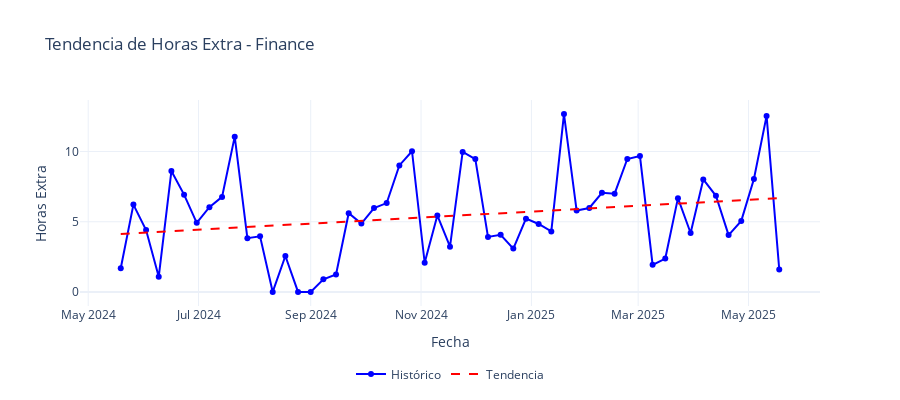
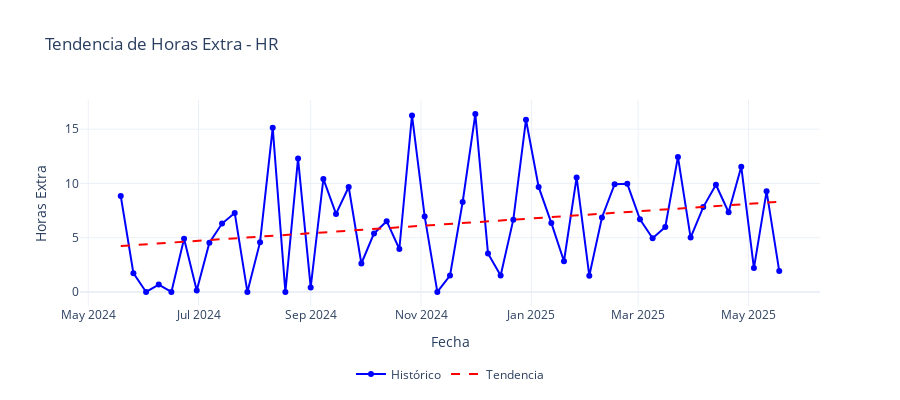
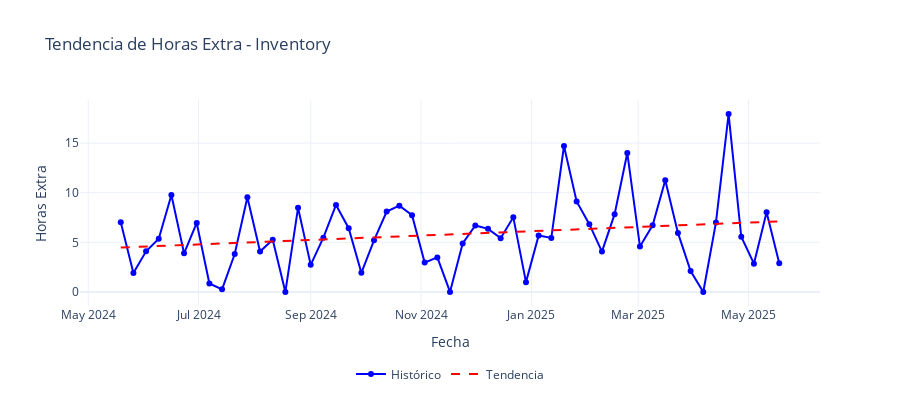
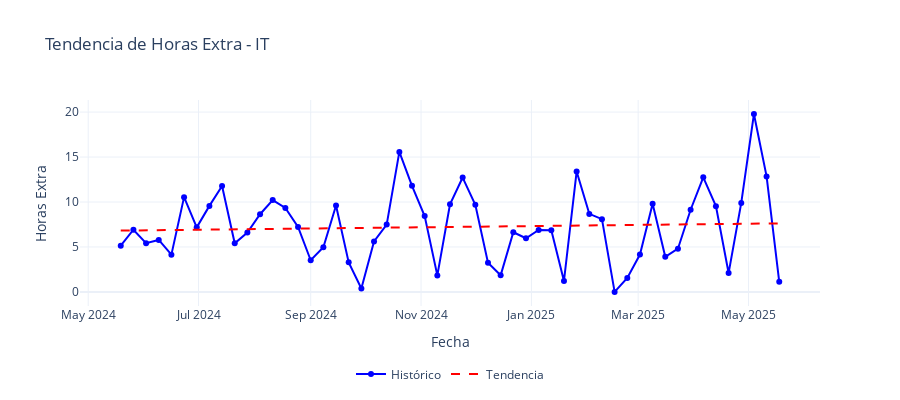

The notebook cell these images were saved under, in order:
### Markdown cell above
### 3.1. Evaluación de Estacionaridad (Dickey-Fuller Test)

### Code cell
def Prueba_Dickey_Fuller(series, department, column_name):
    """
    Realiza la prueba de Dickey-Fuller para analizar estacionaridad
    """
    print(f'\nAnálisis de Estacionalidad para {department}')
    print(f'Resultados de la prueba de Dickey-Fuller para columna: {column_name}')
    
    # Realizar la prueba de Dickey-Fuller
    dftest = adfuller(series, autolag='AIC')
    
    # Crear una serie de pandas con los resultados principales
    dfoutput = pd.Series(dftest[0:4], index=['Test Statistic', 'p-value', 'No Lags Used', 
                                            'Número de observaciones utilizadas'])
    
    # Agregar los valores críticos al resultado
    for key, value in dftest[4].items():
        dfoutput[f'Critical Value ({key})'] = value
    
    # Mostrar los resultados
    print(dfoutput)
    
    # Interpretar los resultados
    if dftest[1] <= 0.05:
        conclusion = "Los datos son estacionarios, no requieren diferenciación"
        decision = "Rechazar la hipótesis nula"
    else:
        conclusion = "Los datos no son estacionarios, requieren diferenciación"
        decision = "No se puede rechazar la hipótesis nula"
    
    print("\nConclusión:====>")
    print(decision)
    print(conclusion)
    
    return {
        'department': department,
        'test_statistic': dftest[0],
        'p_value': dftest[1],
        'is_stationary': dftest[1] <= 0.05
    }

# Realizar análisis de estacionaridad para cada departamento
adf_results = []
for department in historical_data['department'].unique():
    dept_data = historical_data[historical_data['department'] == department]
    
    if len(dept_data) < 10:
        print(f"\nAdvertencia: Datos insuficientes para {department}")
        continue
        
    result = Prueba_Dickey_Fuller(
        dept_data["total_overtime"],
        department,
        "total_overtime"
    )
    adf_results.append(result)

# Crear DataFrame con resultados
adf_df = pd.DataFrame(adf_results)
print("\nResumen de Estacionaridad por Departamento:")
display(adf_df)

def plot_single_department(historical_data, department):
    """Visualiza tendencia para un departamento específico"""
    dept_data = historical_data[historical_data['department'] == department]
    
    # Crear figura
    fig = go.Figure()
    
    # Ajustar línea de tendencia
    z = np.polyfit(range(len(dept_data)), dept_data['total_overtime'], 1)
    trend = np.poly1d(z)
    
    # Datos históricos
    fig.add_trace(
        go.Scatter(
            x=dept_data['work_date'],
            y=dept_data['total_overtime'],
            name='Histórico',
            mode='lines+markers',
            line=dict(color='blue')
        )
    )
    
    # Línea de tendencia
    fig.add_trace(
        go.Scatter(
            x=dept_data['work_date'],
            y=trend(range(len(dept_data))),
            name='Tendencia',
            mode='lines',
            line=dict(color='red', dash='dash')
        )
    )
    
    # Actualizar diseño
    fig.update_layout(
        title=f'Tendencia de Horas Extra - {department}',
        xaxis_title="Fecha",
        yaxis_title="Horas Extra",
        template='plotly_white',
        showlegend=True,
        height=400,
        legend=dict(
            orientation="h",
            yanchor="bottom",
            y=-0.4,
            xanchor="center",
            x=0.5
        )
    )
    
    return fig

# Generar y mostrar visualizaciones individuales
print("\nGenerando visualizaciones individuales...")
for department in historical_data['department'].unique():
    fig = plot_single_department(historical_data, department)
    fig.show()
    print(f"Visualización completada para {department}")

print("\nTodas las visualizaciones han sido generadas.")
